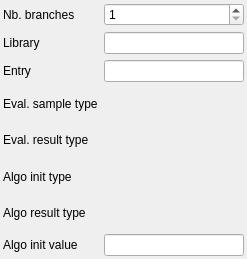
<?xml version="1.0" encoding="UTF-8"?>
<ui version="4.0">
 <class>FormOptimizerLoop</class>
 <widget class="QWidget" name="FormOptimizerLoop">
  <property name="geometry">
   <rect>
    <x>0</x>
    <y>0</y>
    <width>247</width>
    <height>259</height>
   </rect>
  </property>
  <property name="sizePolicy">
   <sizepolicy hsizetype="Preferred" vsizetype="Minimum">
    <horstretch>0</horstretch>
    <verstretch>0</verstretch>
   </sizepolicy>
  </property>
  <property name="windowTitle">
   <string>Form</string>
  </property>
  <layout class="QGridLayout" name="gridLayout_2">
   <property name="margin">
    <number>3</number>
   </property>
   <item row="0" column="0">
    <layout class="QGridLayout" name="gridLayout">
     <item row="1" column="0">
      <widget class="QLabel" name="label">
       <property name="text">
        <string>Nb. branches</string>
       </property>
      </widget>
     </item>
     <item row="1" column="2">
      <widget class="QSpinBox" name="sb_nbranch">
       <property name="minimum">
        <number>1</number>
       </property>
       <property name="maximum">
        <number>1000000000</number>
       </property>
      </widget>
     </item>
     <item row="5" column="0">
      <widget class="QLabel" name="label_4">
       <property name="text">
        <string>Eval. result type</string>
       </property>
      </widget>
     </item>
     <item row="6" column="0">
      <widget class="QLabel" name="label_5">
       <property name="text">
        <string>Algo init type</string>
       </property>
      </widget>
     </item>
     <item row="7" column="0">
      <widget class="QLabel" name="label_6">
       <property name="text">
        <string>Algo result type</string>
       </property>
      </widget>
     </item>
     <item row="4" column="0">
      <widget class="QLabel" name="label_2">
       <property name="text">
        <string>Eval. sample type</string>
       </property>
      </widget>
     </item>
     <item row="8" column="0">
      <widget class="QLabel" name="label_3">
       <property name="text">
        <string>Algo init value</string>
       </property>
      </widget>
     </item>
     <item row="8" column="2">
      <widget class="QLineEdit" name="lineEdit_initValue"/>
     </item>
     <item row="2" column="0">
      <widget class="QLabel" name="label_7">
       <property name="text">
        <string>Library</string>
       </property>
      </widget>
     </item>
     <item row="3" column="0">
      <widget class="QLabel" name="label_8">
       <property name="text">
        <string>Entry</string>
       </property>
      </widget>
     </item>
     <item row="2" column="2">
      <widget class="QLineEdit" name="lineEdit_lib"/>
     </item>
     <item row="3" column="2">
      <widget class="QLineEdit" name="lineEdit_entry"/>
     </item>
     <item row="4" column="2">
      <widget class="QLabel" name="label_evalSampleType">
       <property name="text">
        <string/>
       </property>
      </widget>
     </item>
     <item row="5" column="2">
      <widget class="QLabel" name="label_evalResultType">
       <property name="text">
        <string/>
       </property>
      </widget>
     </item>
     <item row="6" column="2">
      <widget class="QLabel" name="label_algoInitType">
       <property name="text">
        <string/>
       </property>
      </widget>
     </item>
     <item row="7" column="2">
      <widget class="QLabel" name="label_algoResultType">
       <property name="text">
        <string/>
       </property>
      </widget>
     </item>
    </layout>
   </item>
  </layout>
 </widget>
 <resources/>
 <connections/>
</ui>
